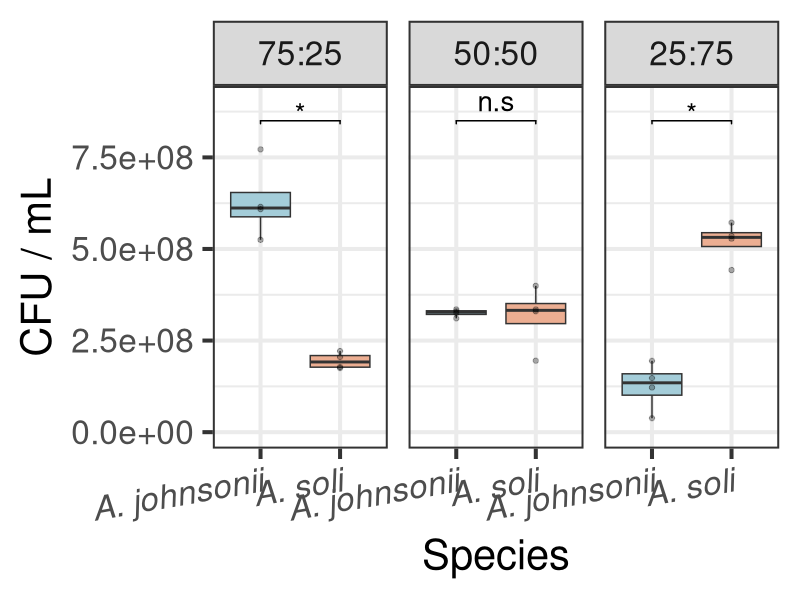
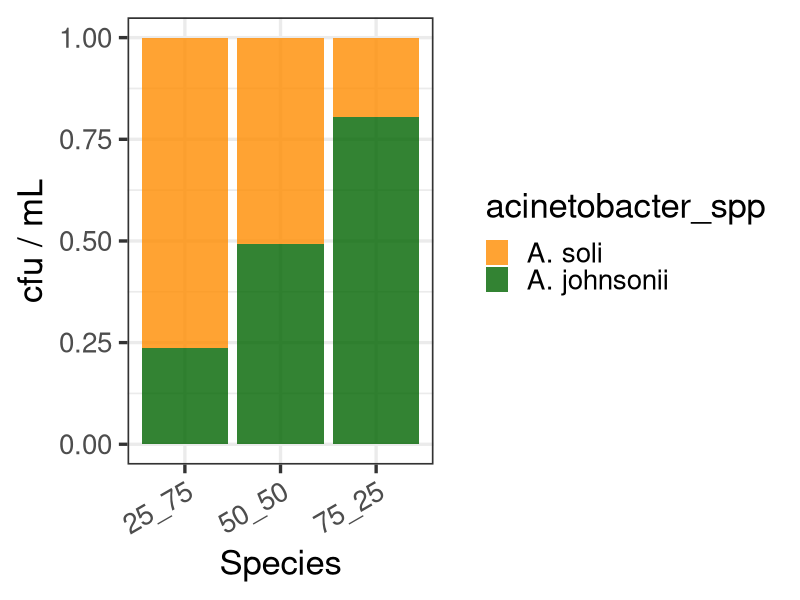
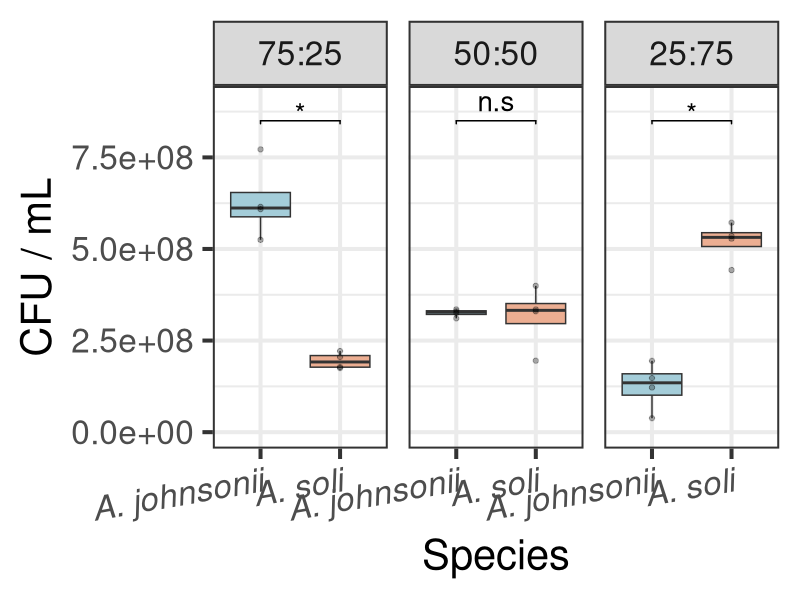

Generate these figures, in order, with R:
library(tidyverse)
library(ggsignif)

premadecultures <- read_csv("070524_5050_PremadeCultures.csv") %>%
  filter(plate != "NA")

premadecultures_long <- premadecultures %>%
  pivot_longer(cols = c("a_soli_cfu", "a_johnsonii_cfu"), 
               names_to = "acinetobacter_spp", 
               values_to = "cfu_ml_2") 


facet_labels <- c("25_75" = "75:25", "50_50" = "50:50", "75_25" = "25:75")


premadecultures_long_5050 <- premadecultures_long %>% filter(condition == "50_50")
premadecultures_long_2575 <- premadecultures_long %>% filter(condition == "25_75")
premadecultures_long_7525 <- premadecultures_long %>% filter(condition == "75_25")

wilcox.test(premadecultures_long_5050$cfu_ml_2 ~ acinetobacter_spp, premadecultures_long_5050) # non-sig
wilcox.test(premadecultures_long_2575$cfu_ml_2 ~ acinetobacter_spp, premadecultures_long_2575) # sig
wilcox.test(premadecultures_long_7525$cfu_ml_2 ~ acinetobacter_spp, premadecultures_long_7525) # sig


annotation_df_art <- data.frame(
  condition = "25_75",
  acinetobacter_spp = c(""),
  start = "a_johnsonii_cfu", 
  end = "a_soli_cfu",
  y = 8.5e+08,
  label = "*"
)

annotation_df_art_2 <- data.frame(
  condition = "75_25",
  acinetobacter_spp = c(""),
  start = "a_johnsonii_cfu", 
  end = "a_soli_cfu",
  y = 8.5e+08,
  label = "*"
)

annotation_df_art_3 <- data.frame(
  condition = "50_50",
  acinetobacter_spp = c(""),
  start = "a_johnsonii_cfu", 
  end = "a_soli_cfu",
  y = 8.5e+08,
  label = "n.s"
)

# plot premade cultures
premadecultures_long %>%
  ggplot() +
  aes(x = acinetobacter_spp, y = cfu_ml_2, fill = acinetobacter_spp) + 
  geom_boxplot(outlier.alpha = 0) + 
  geom_point(alpha = 0.3) + 
  ylim(0, 9e+08) + 
  theme_bw(base_size = 30) + 
  xlab("Species") + 
  ylab("CFU / mL") + 
  facet_grid(. ~ condition, labeller = labeller(condition = facet_labels)) + 
  scale_fill_manual(values = c("#ECAE92", "#A4CDD9", "#ECAE92", "#A4CDD9")) +
  scale_x_discrete(labels = c("a_soli_cfu" = "A. soli", 
                              "a_johnsonii_cfu" = "A. johnsonii", 
                              "co_a_soli_cfu" = "A. soli", 
                              "co_a_johnsonii_cfu" = "A. johnsonii")) + 
  theme(axis.text.x = element_text(face = "italic", angle = 10, hjust = 1), 
        legend.position = "none") + 
  geom_signif(
    data = annotation_df_art, 
    aes(xmin = start, xmax = end, annotations = label, y_position = y), 
    textsize = 7, tip_length = .01, vjust = 0.3,
    manual = TRUE
  ) + 
  geom_signif(
    data = annotation_df_art_2, 
    aes(xmin = start, xmax = end, annotations = label, y_position = y), 
    textsize = 7, tip_length = .01, vjust = 0.3,
    manual = TRUE
  ) + 
  geom_signif(
    data = annotation_df_art_3, 
    aes(xmin = start, xmax = end, annotations = label, y_position = y), 
    textsize = 7, tip_length = .01, vjust = -0.3,
    manual = TRUE
  ) 

ggsave("260824_SuppFigX_PremadeCultures.pdf", height = 10, width = 11)

# 
premadecultures %>%
  pivot_longer(cols = c("a_soli_cfu", "a_johnsonii_cfu"), 
               names_to = "acinetobacter_spp", 
               values_to = "cfu_ml_2") %>%
  ggplot() +
  aes(x = condition, y = cfu_ml_2, fill = acinetobacter_spp) + 
  geom_bar(stat = "identity", position = "fill", alpha = 0.8) + 
  theme_bw(base_size = 25) + 
  xlab("Species") + 
  ylab("cfu / mL") + 
  theme(axis.text.x = element_text(angle = 30, hjust = 1)) + 
  scale_fill_manual(values = c("dark orange", "dark green"), 
                    labels = c("A. soli", "A. johnsonii")) 



